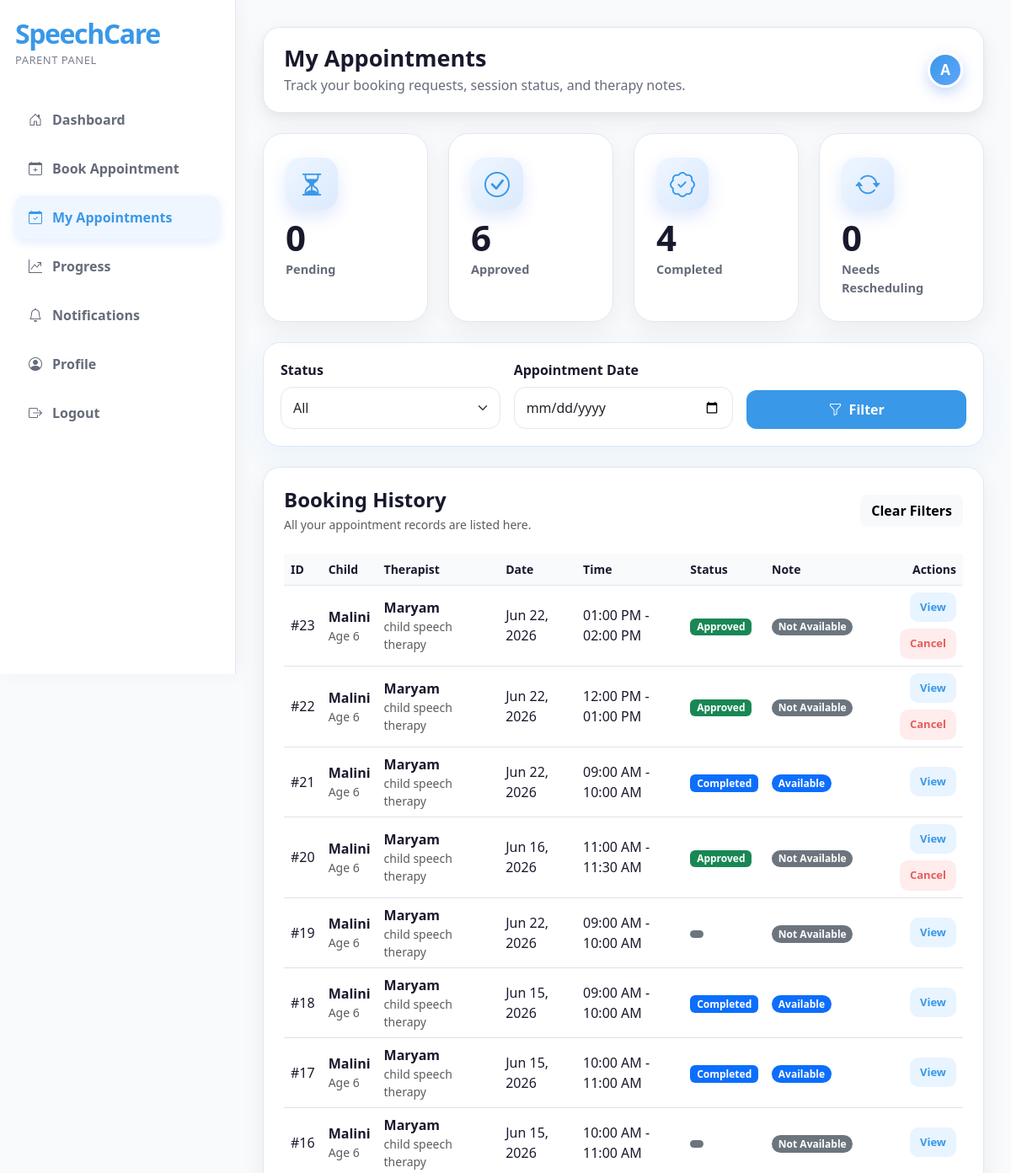
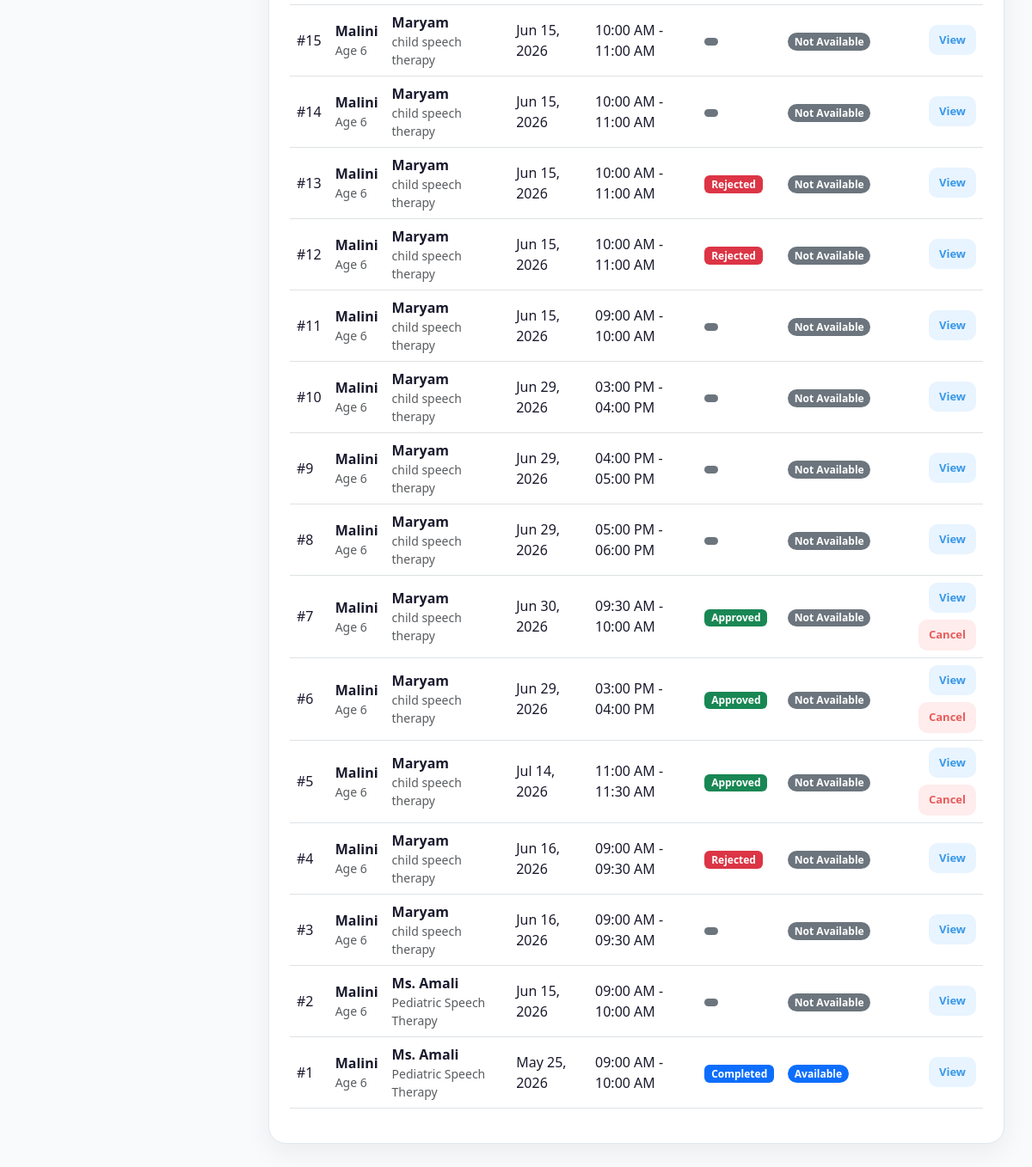
Page /parent/my-appointments.php (signed in) on the committed database (2 pictures, top to bottom).
### tables this page shows
CREATE TABLE `appointments` (
  `appointment_id` int(11) NOT NULL,
  `parent_id` int(11) NOT NULL,
  `child_id` int(11) NOT NULL,
  `therapist_id` int(11) NOT NULL,
  `slot_id` int(11) NOT NULL,
  `appointment_date` date NOT NULL,
  `start_time` time NOT NULL,
  `end_time` time NOT NULL,
  `status` enum('pending','approved','rejected','completed','needs_rescheduling') DEFAULT 'pending',
  `parent_message` text DEFAULT NULL,
  `admin_note` text DEFAULT NULL,
  `rejection_reason` text DEFAULT NULL,
  `reschedule_reason` text DEFAULT NULL,
  `created_at` timestamp NOT NULL DEFAULT current_timestamp(),
  `updated_at` timestamp NOT NULL DEFAULT current_timestamp() ON UPDATE current_timestamp(),
  `parent_24hr_reminder_sent` tinyint(1) DEFAULT 0,
  `therapist_24hr_reminder_sent` tinyint(1) DEFAULT 0
);

CREATE TABLE `children` (
  `child_id` int(11) NOT NULL,
  `parent_id` int(11) NOT NULL,
  `child_name` varchar(150) NOT NULL,
  `age` int(11) NOT NULL,
  `gender` enum('male','female','other') NOT NULL,
  `speech_concern` text NOT NULL,
  `previous_therapy_history` text DEFAULT NULL,
  `additional_notes` text DEFAULT NULL,
  `created_at` timestamp NOT NULL DEFAULT current_timestamp(),
  `updated_at` timestamp NOT NULL DEFAULT current_timestamp() ON UPDATE current_timestamp()
);

CREATE TABLE `therapists` (
  `therapist_id` int(11) NOT NULL,
  `full_name` varchar(150) NOT NULL,
  `email` varchar(150) NOT NULL,
  `phone` varchar(30) NOT NULL,
  `qualification` varchar(150) NOT NULL,
  `specialization` varchar(150) NOT NULL,
  `experience` varchar(100) DEFAULT NULL,
  `password` varchar(255) DEFAULT NULL,
  `status` enum('active','inactive') DEFAULT 'active',
  `created_at` timestamp NOT NULL DEFAULT current_timestamp(),
  `updated_at` timestamp NOT NULL DEFAULT current_timestamp() ON UPDATE current_timestamp(),
  `reset_token` varchar(255) DEFAULT NULL,
  `token_expiry` datetime DEFAULT NULL
);

CREATE TABLE `session_notes` (
  `note_id` int(11) NOT NULL,
  `appointment_id` int(11) NOT NULL,
  `therapist_id` int(11) NOT NULL,
  `child_id` int(11) NOT NULL,
  `session_activities` text NOT NULL,
  `child_performance` text DEFAULT NULL,
  `progress_notes` text NOT NULL,
  `home_practice` text DEFAULT NULL,
  `next_session_recommendation` text DEFAULT NULL,
  `created_at` timestamp NOT NULL DEFAULT current_timestamp(),
  `updated_at` timestamp NOT NULL DEFAULT current_timestamp() ON UPDATE current_timestamp(),
  `performance_rating` tinyint(4) DEFAULT NULL COMMENT '1-5 scale',
  `parent_summary` text DEFAULT NULL
);

### parent/my-appointments.php (the view, shortened to what the rows shown need)
<?php
include "../includes/auth_parent.php";
include "../includes/functions.php";
$parent_id = $_SESSION["parent_id"];
$where_parts = ["a.parent_id = ?"];
$params = [$parent_id];
$types = "i";
$where_sql = "WHERE " . implode(" AND ", $where_parts);
$appointments_sql = "SELECT
                        a.appointment_id,
                        a.parent_id,
                        a.child_id,
                        a.therapist_id,
                        a.slot_id,
                        a.appointment_date,
                        a.start_time,
                        a.end_time,
                        a.status,
                        a.parent_message,
                        a.admin_note,
                        a.rejection_reason,
                        a.reschedule_reason,
                        a.created_at,
                        c.child_name,
                        c.age,
                        c.gender,
                        c.speech_concern,
                        c.previous_therapy_history,
                        c.additional_notes,
                        t.full_name AS therapist_name,
                        t.qualification,
                        t.specialization,
                        t.experience,
                        sn.note_id,
                        sn.session_activities,
                        sn.child_performance,
                        sn.progress_notes,
                        sn.home_practice,
                        sn.next_session_recommendation,
                        sn.updated_at AS note_updated_at
                    FROM appointments a
                    INNER JOIN children c ON a.child_id = c.child_id
                    INNER JOIN therapists t ON a.therapist_id = t.therapist_id
                    LEFT JOIN session_notes sn ON a.appointment_id = sn.appointment_id
                    $where_sql
                    ORDER BY a.created_at DESC";
$appointments_stmt = mysqli_prepare($conn, $appointments_sql);
mysqli_stmt_bind_param($appointments_stmt, $types, ...$params);
mysqli_stmt_execute($appointments_stmt);
$appointments_result = mysqli_stmt_get_result($appointments_stmt);
?>
<!DOCTYPE html>
<html lang="en">
<head>
    <link href="https://cdn.jsdelivr.net/npm/bootstrap@5.3.3/dist/css/bootstrap.min.css" rel="stylesheet">
    <link href="https://cdn.jsdelivr.net/npm/bootstrap-icons@1.11.3/font/bootstrap-icons.css" rel="stylesheet">
    <link rel="stylesheet" href="../assets/css/dashboard.css">
</head>
<body>
<div class="dashboard-wrapper">
    <main class="main-content">
        <div class="top-bar d-flex justify-content-between align-items-center flex-wrap gap-3">
            <div>
                <h1 class="page-title">My Appointments</h1>
            </div>
        </div>
        <div class="content-card">
            <div class="table-responsive">
                <table class="table align-middle">
                    <thead>
                        <tr>
                            <th>ID</th>
                            <th>Child</th>
                            <th>Therapist</th>
                            <th>Date</th>
                            <th>Time</th>
                            <th>Status</th>
                            <th>Note</th>
                            <th class="text-end">Actions</th>
                        </tr>
                    </thead>
                    <tbody>
                        <?php if (mysqli_num_rows($appointments_result) > 0) { ?>
                            <?php while ($appointment = mysqli_fetch_assoc($appointments_result)) { ?>
                                <?php
                                    $view_modal_id = "viewAppointmentModal" . $appointment["appointment_id"];
                                ?>
                                <tr>
                                    <td>#<?php echo escapeOutput($appointment["appointment_id"]); ?></td>
                                    <td>
                                        <strong><?php echo escapeOutput($appointment["child_name"]); ?></strong>
                                        <div class="small text-muted">
                                            Age <?php echo escapeOutput($appointment["age"]); ?>
                                        </div>
                                    </td>
                                    <td>
                                        <strong><?php echo escapeOutput($appointment["therapist_name"]); ?></strong>
                                        <div class="small text-muted">
                                            <?php echo escapeOutput($appointment["specialization"]); ?>
                                        </div>
                                    </td>
                                    <td><?php echo formatDateNice($appointment["appointment_date"]); ?></td>
                                    <td>
                                        <?php echo formatTimeNice($appointment["start_time"]); ?>
                                        -
                                        <?php echo formatTimeNice($appointment["end_time"]); ?>
                                    </td>
                                    <td>
                                        <span class="badge <?php echo getAppointmentStatusBadgeClass($appointment["status"]); ?>">
                                            <?php echo displayStatusText($appointment["status"]); ?>
                                        </span>
                                    </td>
                                    <td>
                                        <?php if (!empty($appointment["note_id"])) { ?>
                                            <span class="badge rounded-pill text-bg-primary">Available</span>
                                        <?php } else { ?>
                                            <span class="badge rounded-pill text-bg-secondary">Not Available</span>
                                        <?php } ?>
                                    </td>
                                    <td class="text-end">
                                        <div class="d-flex justify-content-end gap-2 flex-wrap">
                                            <button
                                                type="button"
                                                class="small-action-btn btn-view"
                                                data-bs-toggle="modal"
                                                data-bs-target="#<?php echo $view_modal_id; ?>"
                                            >
                                                View
                                            </button>
                                            <?php if (in_array($appointment["status"], ["pending", "approved"])) { ?>
                                                <button
                                                    type="button"
                                                    class="small-action-btn btn-cancel"
                                                    data-bs-toggle="modal"
                                                    data-bs-target="#cancelAppointmentModal"
                                                    data-appointment-id="<?php echo $appointment["appointment_id"]; ?>"
                                                    data-child-name="<?php echo escapeOutput($appointment["child_name"]); ?>"
                                                    data-therapist-name="<?php echo escapeOutput($appointment["therapist_name"]); ?>"
                                                    data-date="<?php echo formatDateNice($appointment["appointment_date"]); ?>"
                                                    data-time="<?php echo formatTimeNice($appointment["start_time"]) . ' - ' . formatTimeNice($appointment["end_time"]); ?>"
                                                >
                                                    Cancel
                                                </button>
                                            <?php } ?>
                                        </div>
                                    </td>
                                </tr>
                            <?php } ?>
                        <?php } ?>
                    </tbody>
                </table>
            </div>
        </div>
    </main>
</div>
</body>
</html>

### rows in the picture
appointments: appointment_id "23", child.child_name "Malini", child.age "6", therapist.full_name "Maryam", therapist.specialization "child speech therapy", appointment_date "Jun 22, 2026", start_time "01:00 PM", end_time "02:00 PM", status "Approved", shows "Not Available"
appointments: appointment_id "22", child.child_name "Malini", child.age "6", therapist.full_name "Maryam", therapist.specialization "child speech therapy", appointment_date "Jun 22, 2026", start_time "12:00 PM", end_time "01:00 PM", status "Approved", shows "Not Available"
session_notes: appointment.appointment_id "21", child.child_name "Malini", child.age "6", therapist.full_name "Maryam", therapist.specialization "child speech therapy", appointment.appointment_date "Jun 22, 2026", appointment.start_time "09:00 AM", appointment.end_time "10:00 AM", appointment.status "Completed", shows "Available"
appointments: appointment_id "20", child.child_name "Malini", child.age "6", therapist.full_name "Maryam", therapist.specialization "child speech therapy", appointment_date "Jun 16, 2026", start_time "11:00 AM", end_time "11:30 AM", status "Approved", shows "Not Available"
appointments: appointment_id "19", child.child_name "Malini", child.age "6", therapist.full_name "Maryam", therapist.specialization "child speech therapy", appointment_date "Jun 22, 2026", start_time "09:00 AM", end_time "10:00 AM", shows "Not Available"
session_notes: appointment.appointment_id "18", child.child_name "Malini", child.age "6", therapist.full_name "Maryam", therapist.specialization "child speech therapy", appointment.appointment_date "Jun 15, 2026", appointment.start_time "09:00 AM", appointment.end_time "10:00 AM", appointment.status "Completed", shows "Available"
session_notes: appointment.appointment_id "17", child.child_name "Malini", child.age "6", therapist.full_name "Maryam", therapist.specialization "child speech therapy", appointment.appointment_date "Jun 15, 2026", appointment.start_time "10:00 AM", appointment.end_time "11:00 AM", appointment.status "Completed", shows "Available"
appointments: appointment_id "16", child.child_name "Malini", child.age "6", therapist.full_name "Maryam", therapist.specialization "child speech therapy", appointment_date "Jun 15, 2026", start_time "10:00 AM", end_time "11:00 AM", shows "Not Available"
appointments: appointment_id "15", child.child_name "Malini", child.age "6", therapist.full_name "Maryam", therapist.specialization "child speech therapy", appointment_date "Jun 15, 2026", start_time "10:00 AM", end_time "11:00 AM", shows "Not Available"
appointments: appointment_id "14", child.child_name "Malini", child.age "6", therapist.full_name "Maryam", therapist.specialization "child speech therapy", appointment_date "Jun 15, 2026", start_time "10:00 AM", end_time "11:00 AM", shows "Not Available"
appointments: appointment_id "13", child.child_name "Malini", child.age "6", therapist.full_name "Maryam", therapist.specialization "child speech therapy", appointment_date "Jun 15, 2026", start_time "10:00 AM", end_time "11:00 AM", status "Rejected", shows "Not Available"
appointments: appointment_id "12", child.child_name "Malini", child.age "6", therapist.full_name "Maryam", therapist.specialization "child speech therapy", appointment_date "Jun 15, 2026", start_time "10:00 AM", end_time "11:00 AM", status "Rejected", shows "Not Available"
appointments: appointment_id "11", child.child_name "Malini", child.age "6", therapist.full_name "Maryam", therapist.specialization "child speech therapy", appointment_date "Jun 15, 2026", start_time "09:00 AM", end_time "10:00 AM", shows "Not Available"
appointments: appointment_id "10", child.child_name "Malini", child.age "6", therapist.full_name "Maryam", therapist.specialization "child speech therapy", appointment_date "Jun 29, 2026", start_time "03:00 PM", end_time "04:00 PM", shows "Not Available"
appointments: appointment_id "9", child.child_name "Malini", child.age "6", therapist.full_name "Maryam", therapist.specialization "child speech therapy", appointment_date "Jun 29, 2026", start_time "04:00 PM", end_time "05:00 PM", shows "Not Available"
appointments: appointment_id "8", child.child_name "Malini", child.age "6", therapist.full_name "Maryam", therapist.specialization "child speech therapy", appointment_date "Jun 29, 2026", start_time "05:00 PM", end_time "06:00 PM", shows "Not Available"
appointments: appointment_id "7", child.child_name "Malini", child.age "6", therapist.full_name "Maryam", therapist.specialization "child speech therapy", appointment_date "Jun 30, 2026", start_time "09:30 AM", end_time "10:00 AM", status "Approved", shows "Not Available"
appointments: appointment_id "6", child.child_name "Malini", child.age "6", therapist.full_name "Maryam", therapist.specialization "child speech therapy", appointment_date "Jun 29, 2026", start_time "03:00 PM", end_time "04:00 PM", status "Approved", shows "Not Available"
appointments: appointment_id "5", child.child_name "Malini", child.age "6", therapist.full_name "Maryam", therapist.specialization "child speech therapy", appointment_date "Jul 14, 2026", start_time "11:00 AM", end_time "11:30 AM", status "Approved", shows "Not Available"
appointments: appointment_id "4", child.child_name "Malini", child.age "6", therapist.full_name "Maryam", therapist.specialization "child speech therapy", appointment_date "Jun 16, 2026", start_time "09:00 AM", end_time "09:30 AM", status "Rejected", shows "Not Available"
appointments: appointment_id "3", child.child_name "Malini", child.age "6", therapist.full_name "Maryam", therapist.specialization "child speech therapy", appointment_date "Jun 16, 2026", start_time "09:00 AM", end_time "09:30 AM", shows "Not Available"
appointments: appointment_id "2", child.child_name "Malini", child.age "6", therapist.full_name "Ms. Amali", therapist.specialization "Pediatric Speech Therapy", appointment_date "Jun 15, 2026", start_time "09:00 AM", end_time "10:00 AM", shows "Not Available"
session_notes: appointment.appointment_id "1", child.child_name "Malini", child.age "6", therapist.full_name "Ms. Amali", therapist.specialization "Pediatric Speech Therapy", appointment.appointment_date "May 25, 2026", appointment.start_time "09:00 AM", appointment.end_time "10:00 AM", appointment.status "Completed", shows "Available"

### other values in the picture
substr($parent_name, 0, 1) "A"
$pending_count "0"
$approved_count "6"
$completed_count "4"
$reschedule_count "0"
